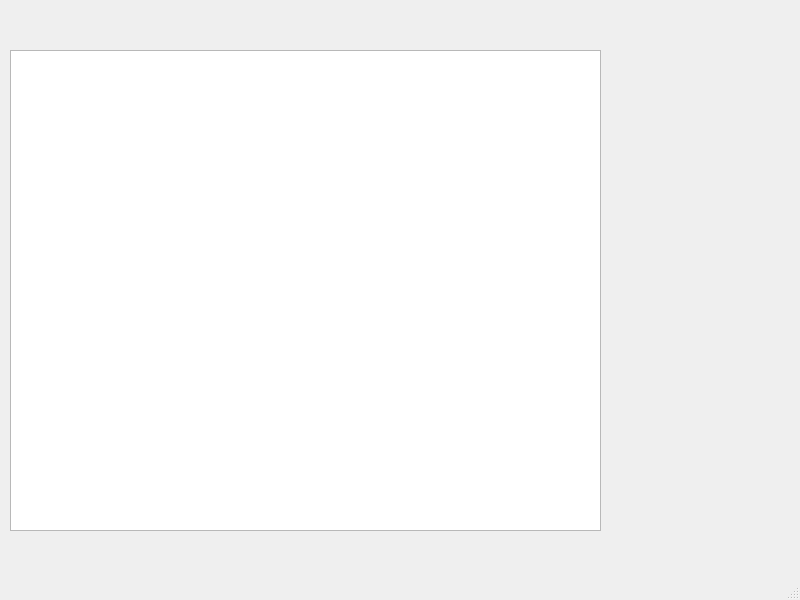
<?xml version="1.0" encoding="UTF-8"?>
<ui version="4.0">
 <class>MainWindow</class>
 <widget class="QMainWindow" name="MainWindow">
  <property name="geometry">
   <rect>
    <x>0</x>
    <y>0</y>
    <width>800</width>
    <height>600</height>
   </rect>
  </property>
  <property name="windowTitle">
   <string>MainWindow</string>
  </property>
  <widget class="QWidget" name="centralwidget">
   <widget class="QGraphicsView" name="board">
    <property name="geometry">
     <rect>
      <x>10</x>
      <y>50</y>
      <width>591</width>
      <height>481</height>
     </rect>
    </property>
   </widget>
  </widget>
  <widget class="QMenuBar" name="menubar">
   <property name="geometry">
    <rect>
     <x>0</x>
     <y>0</y>
     <width>800</width>
     <height>24</height>
    </rect>
   </property>
  </widget>
  <widget class="QStatusBar" name="statusbar"/>
 </widget>
 <resources/>
 <connections/>
</ui>
